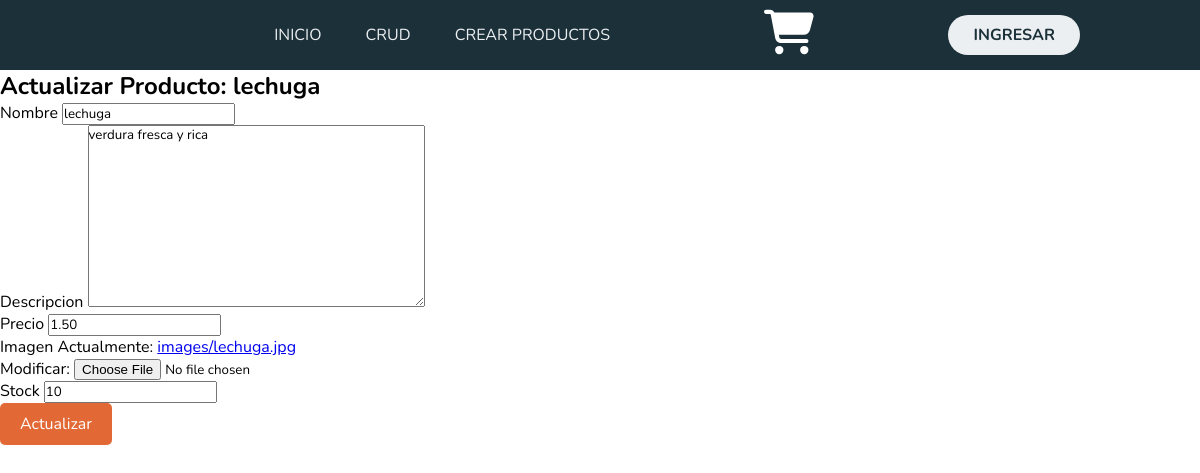
Screenshot of /actualizar_producto/2/ with the database file from the repository.
### crud/models.py (models this page shows)
class Producto(models.Model):
    idProducto = models.AutoField(primary_key=True)
    nombre = models.CharField(max_length=200)
    descripcion = models.TextField(max_length=500)
    precio = models.DecimalField(max_digits=10, decimal_places=2)
    imagen = models.ImageField(upload_to='images/')
    stock = models.IntegerField(default=0)

### crud/views.py (the view)
# urls.py: path('actualizar_producto/<int:idProducto>/', views.actualizar_producto, name='actualizar_producto'),
def actualizar_producto(request, idProducto):
    producto = get_object_or_404(Producto, idProducto=idProducto)
    if request.method == 'POST':
        form = crear_producto_form(request.POST, request.FILES, instance=producto)
        if form.is_valid():
            form.save()
            return redirect('crud_productos')
    else:
        form = crear_producto_form(instance=producto)
    return render(request, 'actualizar_producto.html', {'form': form, 'producto': producto})

### crud/forms.py
class crear_producto_form(forms.Form):
    nombre = forms.CharField(max_length=100)
    descripcion = forms.CharField(max_length=100)
    precio = forms.DecimalField(max_digits=10, decimal_places=2)
    imagen = forms.ImageField(required=False)
    stock = forms.IntegerField(min_value=0)

### templates/actualizar_producto.html (shortened to what this page needs)
{% extends 'layouts/base.html' %}
{% load static %}
{% block content %}
<section>
    <h1>Actualizar Producto: {{ producto.nombre }}</h1>
    <form method="post" enctype="multipart/form-data">
        <div class="form-group">
            <label for="{{ form.nombre.id_for_label }}">{{ form.nombre.label }}</label>
            {{ form.nombre }}
        </div>
        <div class="form-group">
            <label for="{{ form.descripcion.id_for_label }}">{{ form.descripcion.label }}</label>
            {{ form.descripcion }}
        </div>
        <div class="form-group">
            <label for="{{ form.precio.id_for_label }}">{{ form.precio.label }}</label>
            {{ form.precio }}
        </div>
        <div class="form-group">
            <label for="{{ form.imagen.id_for_label }}">{{ form.imagen.label }}</label>
            {{ form.imagen }}
        </div>
        <div class="form-group">
            <label for="{{ form.stock.id_for_label }}">{{ form.stock.label }}</label>
            {{ form.stock }}
        </div>
        <button type="submit" class="btn btn-primary">Actualizar</button>
    </form>
</section>
{% endblock %}

### static/css/estilo_base.css (style rules this page uses)
* { box-sizing: border-box; margin: 0; padding: 0; font-family: 'Nunito', sans-serif; }
button { padding: 10px 20px; font-size: 16px; cursor: pointer; background-color: #e26936; color: white; border: none; border-radius: 5px; transition: background-color 0.3s; }

### rows the page displays
Producto: nombre "lechuga", descripcion "verdura fresca y rica", precio "1.50", stock "10"
